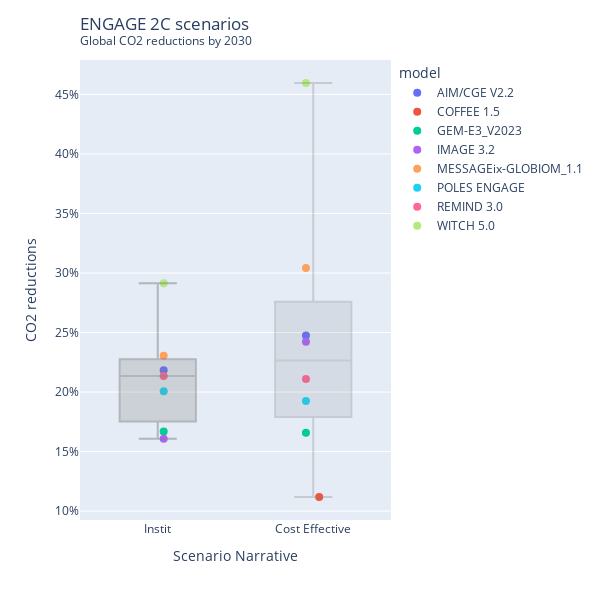

The notebook cell this image was saved under:
### Code cell
# GLOBAL 2030
filter_df = to_plot_df[to_plot_df["region"] == "World"]
fig = go.Figure(px.strip(
    filter_df[(to_plot_df['reduction_year'] == '2030_CO2_redu')],#filter because I only need one row per model and scenario
    x='scenario_narrative',
    y='reduction_value',
    color='model',
    stripmode='overlay'))


fig.add_trace(go.Box(
    y = filter_df[(to_plot_df['reduction_year'] == '2030_CO2_redu') & (to_plot_df["scenario_narrative"] == "Instit")]["reduction_value"],
    name = "Instit",
    marker_color='grey',
    opacity=0.5,
    boxpoints=False,
    showlegend=False
))

fig.add_trace(go.Box(
    y = filter_df[(to_plot_df['reduction_year'] == '2030_CO2_redu') & (to_plot_df["scenario_narrative"] == "Cost Effective")]["reduction_value"],
    name = "Cost Effective",
    marker_color='grey',
    opacity=0.3,
    boxpoints=False,
    showlegend=False
))

fig.update_traces({'marker':{'size': 8}})

fig.update_layout(autosize=False,
                  width=600,
                  height=600,
                  title = go.layout.Title(
                    text="ENGAGE 2C scenarios <br><sup>Global CO2 reductions by 2030</sup>",
                    xref="paper",
                    x=0),
                  xaxis_title="Scenario Narrative",
                  yaxis_title = "CO2 reductions",
                  yaxis_tickformat='.0%')
    
fig

### Figure 1 — Plotly figure (JSON) as saved in the notebook; plotly's stock layout.template omitted (floating-point values rounded to 4 significant figures)
{"data": [{"alignmentgroup": "True", "boxpoints": "all", "fillcolor": "rgba(255,255,255,0)", "hoveron": "points", "hovertemplate": "model=AIM/CGE V2.2<br>scenario_narrative=%{x}<br>reduction_value=%{y}<extra></extra>", "legendgroup": "AIM/CGE V2.2", "line": {"color": "rgba(255,255,255,0)"}, "marker": {"color": "#636efa", "size": 8}, "name": "AIM/CGE V2.2", "offsetgroup": "AIM/CGE V2.2", "orientation": "v", "pointpos": 0, "showlegend": true, "type": "box", "x": ["Instit", "Cost Effective"], "x0": " ", "xaxis": "x", "y": [0.2183, 0.2476], "y0": " ", "yaxis": "y"}, {"alignmentgroup": "True", "boxpoints": "all", "fillcolor": "rgba(255,255,255,0)", "hoveron": "points", "hovertemplate": "model=COFFEE 1.5<br>scenario_narrative=%{x}<br>reduction_value=%{y}<extra></extra>", "legendgroup": "COFFEE 1.5", "line": {"color": "rgba(255,255,255,0)"}, "marker": {"color": "#EF553B", "size": 8}, "name": "COFFEE 1.5", "offsetgroup": "COFFEE 1.5", "orientation": "v", "pointpos": 0, "showlegend": true, "type": "box", "x": ["Cost Effective"], "x0": " ", "xaxis": "x", "y": [0.1119], "y0": " ", "yaxis": "y"}, {"alignmentgroup": "True", "boxpoints": "all", "fillcolor": "rgba(255,255,255,0)", "hoveron": "points", "hovertemplate": "model=GEM-E3_V2023<br>scenario_narrative=%{x}<br>reduction_value=%{y}<extra></extra>", "legendgroup": "GEM-E3_V2023", "line": {"color": "rgba(255,255,255,0)"}, "marker": {"color": "#00cc96", "size": 8}, "name": "GEM-E3_V2023", "offsetgroup": "GEM-E3_V2023", "orientation": "v", "pointpos": 0, "showlegend": true, "type": "box", "x": ["Instit", "Cost Effective"], "x0": " ", "xaxis": "x", "y": [0.1668, 0.1659], "y0": " ", "yaxis": "y"}, {"alignmentgroup": "True", "boxpoints": "all", "fillcolor": "rgba(255,255,255,0)", "hoveron": "points", "hovertemplate": "model=IMAGE 3.2<br>scenario_narrative=%{x}<br>reduction_value=%{y}<extra></extra>", "legendgroup": "IMAGE 3.2", "line": {"color": "rgba(255,255,255,0)"}, "marker": {"color": "#ab63fa", "size": 8}, "name": "IMAGE 3.2", "offsetgroup": "IMAGE 3.2", "orientation": "v", "pointpos": 0, "showlegend": true, "type": "box", "x": ["Instit", "Cost Effective"], "x0": " ", "xaxis": "x", "y": [0.1609, 0.2422], "y0": " ", "yaxis": "y"}, {"alignmentgroup": "True", "boxpoints": "all", "fillcolor": "rgba(255,255,255,0)", "hoveron": "points", "hovertemplate": "model=MESSAGEix-GLOBIOM_1.1<br>scenario_narrative=%{x}<br>reduction_value=%{y}<extra></extra>", "legendgroup": "MESSAGEix-GLOBIOM_1.1", "line": {"color": "rgba(255,255,255,0)"}, "marker": {"color": "#FFA15A", "size": 8}, "name": "MESSAGEix-GLOBIOM_1.1", "offsetgroup": "MESSAGEix-GLOBIOM_1.1", "orientation": "v", "pointpos": 0, "showlegend": true, "type": "box", "x": ["Instit", "Cost Effective"], "x0": " ", "xaxis": "x", "y": [0.2305, 0.3043], "y0": " ", "yaxis": "y"}, {"alignmentgroup": "True", "boxpoints": "all", "fillcolor": "rgba(255,255,255,0)", "hoveron": "points", "hovertemplate": "model=POLES ENGAGE<br>scenario_narrative=%{x}<br>reduction_value=%{y}<extra></extra>", "legendgroup": "POLES ENGAGE", "line": {"color": "rgba(255,255,255,0)"}, "marker": {"color": "#19d3f3", "size": 8}, "name": "POLES ENGAGE", "offsetgroup": "POLES ENGAGE", "orientation": "v", "pointpos": 0, "showlegend": true, "type": "box", "x": ["Instit", "Cost Effective"], "x0": " ", "xaxis": "x", "y": [0.2007, 0.1924], "y0": " ", "yaxis": "y"}, {"alignmentgroup": "True", "boxpoints": "all", "fillcolor": "rgba(255,255,255,0)", "hoveron": "points", "hovertemplate": "model=REMIND 3.0<br>scenario_narrative=%{x}<br>reduction_value=%{y}<extra></extra>", "legendgroup": "REMIND 3.0", "line": {"color": "rgba(255,255,255,0)"}, "marker": {"color": "#FF6692", "size": 8}, "name": "REMIND 3.0", "offsetgroup": "REMIND 3.0", "orientation": "v", "pointpos": 0, "showlegend": true, "type": "box", "x": ["Instit", "Cost Effective"], "x0": " ", "xaxis": "x", "y": [0.2135, 0.2109], "y0": " ", "yaxis": "y"}, {"alignmentgroup": "True", "boxpoints": "all", "fillcolor": "rgba(255,255,255,0)", "hoveron": "points", "hovertemplate": "model=WITCH 5.0<br>scenario_narrative=%{x}<br>reduction_value=%{y}<extra></extra>", "legendgroup": "WITCH 5.0", "line": {"color": "rgba(255,255,255,0)"}, "marker": {"color": "#B6E880", "size": 8}, "name": "WITCH 5.0", "offsetgroup": "WITCH 5.0", "orientation": "v", "pointpos": 0, "showlegend": true, "type": "box", "x": ["Instit", "Cost Effective"], "x0": " ", "xaxis": "x", "y": [0.2913, 0.4596], "y0": " ", "yaxis": "y"}, {"boxpoints": false, "marker": {"color": "grey", "size": 8}, "name": "Instit", "opacity": 0.5, "showlegend": false, "type": "box", "y": [0.2183, 0.1668, 0.1609, 0.2305, 0.2007, 0.2135, 0.2913]}, {"boxpoints": false, "marker": {"color": "grey", "size": 8}, "name": "Cost Effective", "opacity": 0.3, "showlegend": false, "type": "box", "y": [0.2476, 0.1119, 0.1659, 0.2422, 0.3043, 0.1924, 0.2109, 0.4596]}], "layout": {"autosize": false, "boxmode": "overlay", "height": 600, "legend": {"title": {"text": "model"}, "tracegroupgap": 0}, "margin": {"t": 60}, "title": {"text": "ENGAGE 2C scenarios <br><sup>Global CO2 reductions by 2030</sup>", "x": 0, "xref": "paper"}, "width": 600, "xaxis": {"anchor": "y", "domain": [0, 1], "title": {"text": "Scenario Narrative"}}, "yaxis": {"anchor": "x", "domain": [0, 1], "tickformat": ".0%", "title": {"text": "CO2 reductions"}}}}
